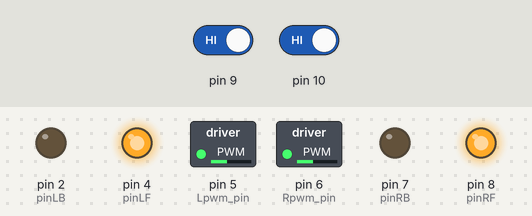
A sketch run on a simulated Arduino Uno, built with avr-gcc and run on an emulated ATmega328P. Parts: switched loads named in the sketch (green lamp = pin HIGH), output pins drawn as LEDs (lit = HIGH). Dashed ring = blinking. The test bench sets the inputs (shaded band); at power-on: pin 9 HIGH, pin 10 HIGH. Random numbers use the default seed unless the sketch sets one.

Above: at 1.2 s.
1.3 s: pin 9 driven LOW
At 1.7 s:
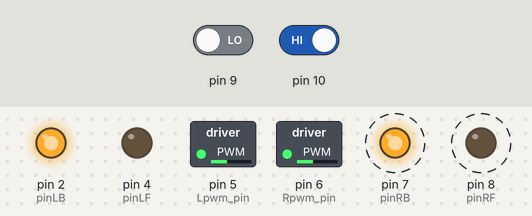
4.3 s: pin 10 driven LOW
At 6.85 s:
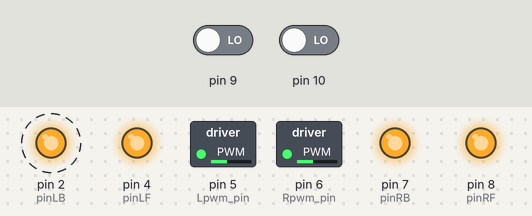
7.3 s: pin 10 driven HIGH
10.3 s: pin 9 driven HIGH
At 11.9 s:
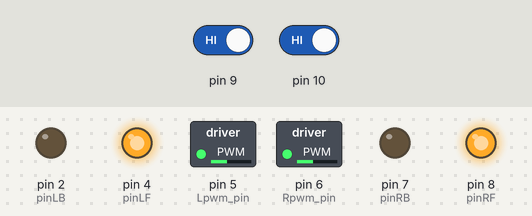
Timing chart, 0 to 13.4 s (numbered marks = the images above; inputs shaded):
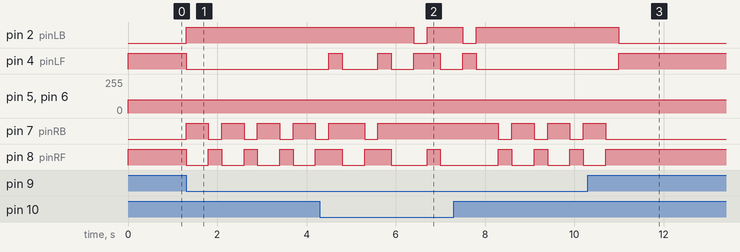

The sketch:

Lesson_11_Infrared_Obstacle_Avoidance_Car.ino
```cpp
#define Lpwm_pin  5     //pin of controlling speed---- ENA of motor driver board
#define Rpwm_pin  6    //pin of controlling speed---- ENB of motor driver board
int pinLB=2;             //pin of controlling turning---- IN1 of motor driver board
int pinLF=4;             //pin of controlling turning---- IN2 of motor driver board
int pinRB=7;            //pin of controlling turning---- IN3 of motor driver board
int pinRF=8;            //pin of controlling turning---- IN4 of motor driver board


volatile int left_IR_Sensor;
volatile int right_IR_Sensor;

void setup(){
  Serial.begin(9600);
  left_IR_Sensor = 0;
  right_IR_Sensor = 0;
  pinMode(9, INPUT);
  pinMode(10, INPUT);
  pinMode(pinLB,OUTPUT); // /pin 2
  pinMode(pinLF,OUTPUT); // pin 4
  pinMode(pinRB,OUTPUT); // pin 7
  pinMode(pinRF,OUTPUT);  // pin 8
  pinMode(Lpwm_pin,OUTPUT);  // pin 5 (PWM)
  pinMode(Rpwm_pin,OUTPUT);  // pin6(PWM)

}

void loop(){
  left_IR_Sensor = digitalRead(9);
  right_IR_Sensor = digitalRead(10);
//  Serial.print("left_light_value = ");
//  Serial.println(left_IR_Sensor);
//  Serial.print("right_light_value = ");
//  Serial.println(right_IR_Sensor);
  if (left_IR_Sensor == 0 && right_IR_Sensor == 0) {
    stopp();
    Set_Speed(100);
    delay(300);
    back();
    Set_Speed(100);
    delay(500);
    if (random(1, 10) > 5) {
      turnL();
      Set_Speed(100);
    } else {
      turnR();
      Set_Speed(100);

    }
    delay(300);

  } else if (left_IR_Sensor == 0 && right_IR_Sensor == 1) {
     back();
    Set_Speed(100);
    delay(500);
     turnR();
      Set_Speed(100);
    delay(300);
  } else if (left_IR_Sensor == 1 && right_IR_Sensor == 0) {
    back();
    Set_Speed(100);
    delay(500);
    turnL();
      Set_Speed(100);
    delay(300);
  } else {
    advance();
    Set_Speed(100);

  }

}


void Set_Speed(unsigned char pwm) //function of setting speed
{
  analogWrite(Lpwm_pin,pwm);
  analogWrite(Rpwm_pin,pwm);
}
void advance()    //  going forward
    {
     digitalWrite(pinRB,LOW);  // making motor move towards right rear
     digitalWrite(pinRF,HIGH);
     digitalWrite(pinLB,LOW);  // making motor move towards left rear
     digitalWrite(pinLF,HIGH);

    }
void turnR()        //turning right(dual wheel)
    {
     digitalWrite(pinRB,LOW);  //making motor move towards right rear
     digitalWrite(pinRF,HIGH);
     digitalWrite(pinLB,HIGH);
     digitalWrite(pinLF,LOW);  //making motor move towards left front

    }
void turnL()         //turning left(dual wheel)
    {
     digitalWrite(pinRB,HIGH);
     digitalWrite(pinRF,LOW );   //making motor move towards right front
     digitalWrite(pinLB,LOW);   //making motor move towards left rear
     digitalWrite(pinLF,HIGH);

    }
void stopp()        //stop
    {
     digitalWrite(pinRB,HIGH);
     digitalWrite(pinRF,HIGH);
     digitalWrite(pinLB,HIGH);
     digitalWrite(pinLF,HIGH);

    }
void back()         //back up
    {
     digitalWrite(pinRB,HIGH);  //making motor move towards right rear
     digitalWrite(pinRF,LOW);
     digitalWrite(pinLB,HIGH);  //making motor move towards left rear
     digitalWrite(pinLF,LOW);

    }
```

Measured:
- after the input at 1.3 s, pin 2 (pinLB): LOW → HIGH at once; pin 4 (pinLF): HIGH → LOW at once; pin 7 (pinRB): alternates HIGH for 0.50 s and LOW for 0.30 s, starting at once; pin 8 (pinRF): alternates HIGH for 0.30 s and LOW for 0.50 s, starting at once
- after the input at 4.3 s, pin 2 (pinLB): HIGH → LOW after 2.1 s, → HIGH 0.30 s later; pin 4 (pinLF): goes HIGH 0.30 s, LOW 0.80 s, HIGH 0.30 s, LOW 0.50 s, HIGH 0.60 s, then LOW, starting after 0.20 s
- after the input at 10.3 s, pin 2 (pinLB): HIGH → LOW after 0.70 s; pin 4 (pinLF): LOW → HIGH after 0.70 s
